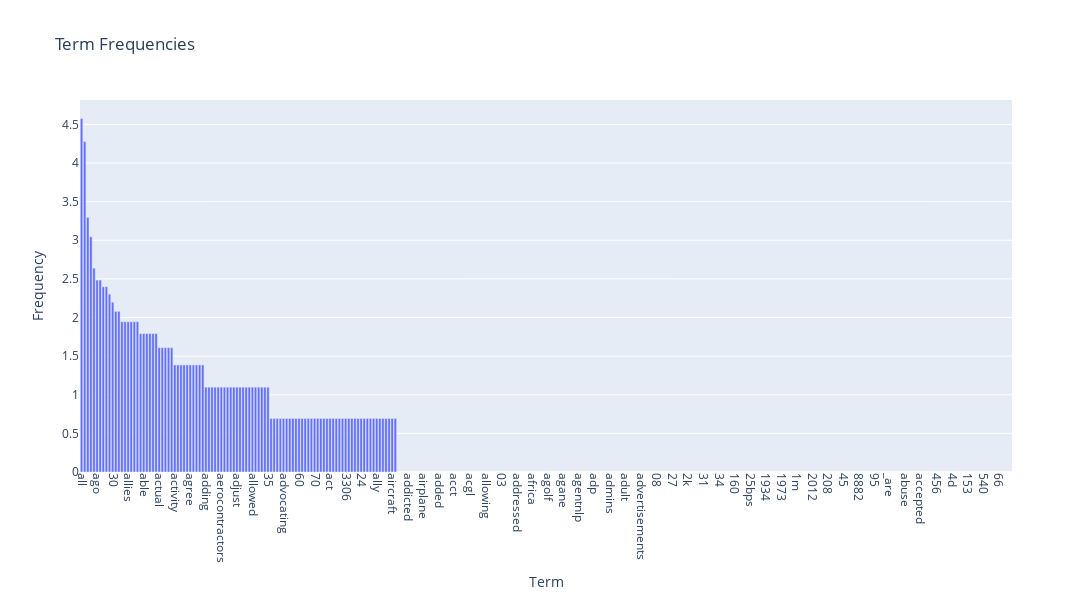

Notebook source saved alongside this figure:
### Markdown cell above
### >>> **Exercise 15 (take home):** 
因為如果直接使用頻率分布的話，有些term出現的頻率過高會導致有些只出現少數次的詞在圖表顯示乎沒有，因此可以將頻率取log後可使頻率分布圖看起來不會差異過大

### Code cell
import math
term_frequencies_log = [math.log(i) for i in term_counts]
#對所前300個terms的頻率取log後再畫出來可以發現可以將頻率差異過大的term拉近，高頻率的term不會像之前一樣高到爆炸，低頻的term也不會低到幾乎看不見
df = pd.DataFrame({
    "Term":count_vect.get_feature_names_out()[:300],
    "Frequency":term_frequencies_log[:300]
})

df = df.sort_values("Frequency", ascending=False)
# 繪圖
fig = px.bar(
    df,
    x="Term",
    y="Frequency",
    title="Term Frequencies"
)

# 調整 x 軸標籤角度與圖大小
fig.update_layout(
    xaxis=dict(tickangle=90),  # Plotly 要用 tickangle
    width=2000,
    height=600
)

fig.show()

### Figure 1 — Plotly figure (JSON) as saved in the notebook; plotly's stock layout.template omitted (floating-point values rounded to 4 significant figures; data arrays with more than 128 entries replaced by an {"elided": "..."} marker saying what was removed)
{"data": [{"hovertemplate": "Term=%{x}<br>Frequency=%{y}<extra></extra>", "legendgroup": "", "marker": {"color": "#636efa", "pattern": {"shape": ""}}, "name": "", "orientation": "v", "showlegend": false, "textposition": "auto", "type": "bar", "x": {"elided": "300 str values"}, "xaxis": "x", "y": {"elided": "300 float values"}, "yaxis": "y"}], "layout": {"barmode": "relative", "height": 600, "legend": {"tracegroupgap": 0}, "title": {"text": "Term Frequencies"}, "width": 2000, "xaxis": {"anchor": "y", "domain": [0, 1], "tickangle": 90, "title": {"text": "Term"}}, "yaxis": {"anchor": "x", "domain": [0, 1], "title": {"text": "Frequency"}}}}
